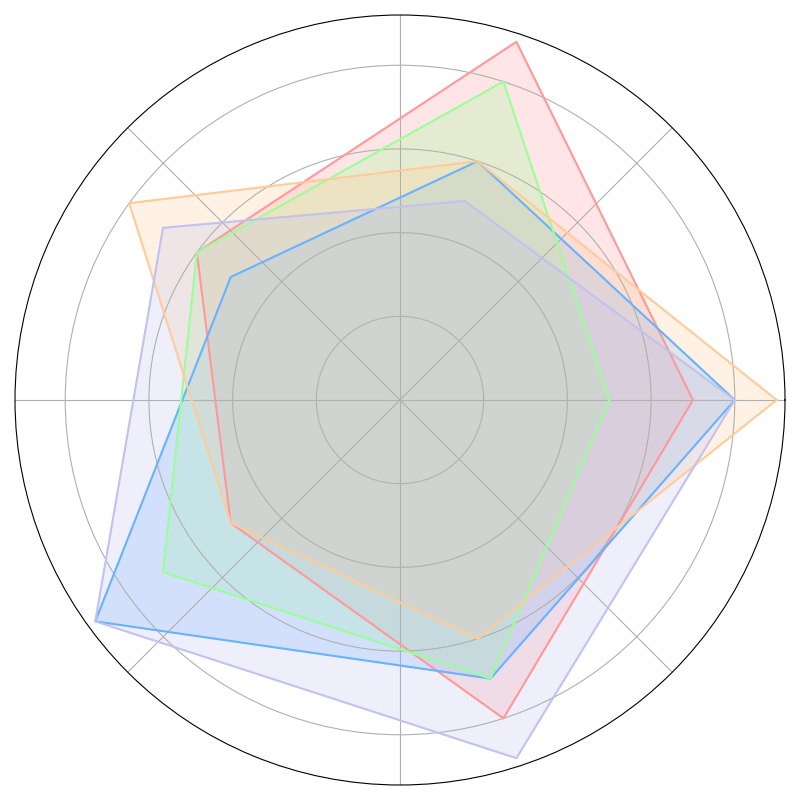

Reproduce this figure in Python.
import numpy as np
import matplotlib.pyplot as plt

data = np.array([
    [7, 9, 6, 5, 8],
    [8, 6, 5, 9, 7],
    [5, 8, 6, 7, 7],
    [9, 6, 8, 5, 6],
    [8, 5, 7, 9, 9]   
])

num_vars = data.shape[1]

def create_radar_chart(data):
    angles = np.linspace(0, 2 * np.pi, num_vars, endpoint=False).tolist()
    data = np.concatenate((data, data[:, [0]]), axis=1)
    angles += angles[:1]

    fig, ax = plt.subplots(figsize=(8, 8), subplot_kw=dict(polar=True))
    colors = ['#FF9999', '#66B3FF', '#99FF99', '#FFCC99', '#C2C2F0']
    for idx, (d, color) in enumerate(zip(data, colors)):
        ax.fill(angles, d, color=color, alpha=0.25)
        ax.plot(angles, d, color=color)

    ax.set_xticklabels([])
    ax.set_yticklabels([])
    plt.tight_layout()
    plt.show()

create_radar_chart(data)
